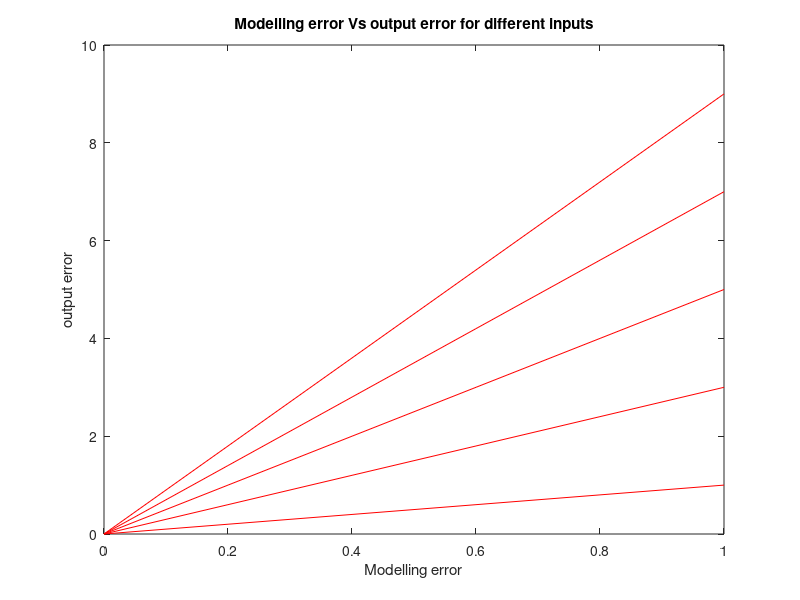

This chart was generated by the following MATLAB code:
del_G = [0,0.2,0.4,0.6,0.8,1];
U = [1,3,5,7,9];
del_Y = zeros(5,6);
for i=1:5
    for j=1:6
        del_Y(i,j) = del_G(j)*U(i);  
    end
end
for i=1:5
    plot (del_G(:),del_Y(i,:),'-r');
    hold on;
end
xlabel('Modelling error','LineWidth',2);
ylabel('output error','LineWidth',2);
title('Modelling error Vs output error for different inputs','LineWidth',5);
